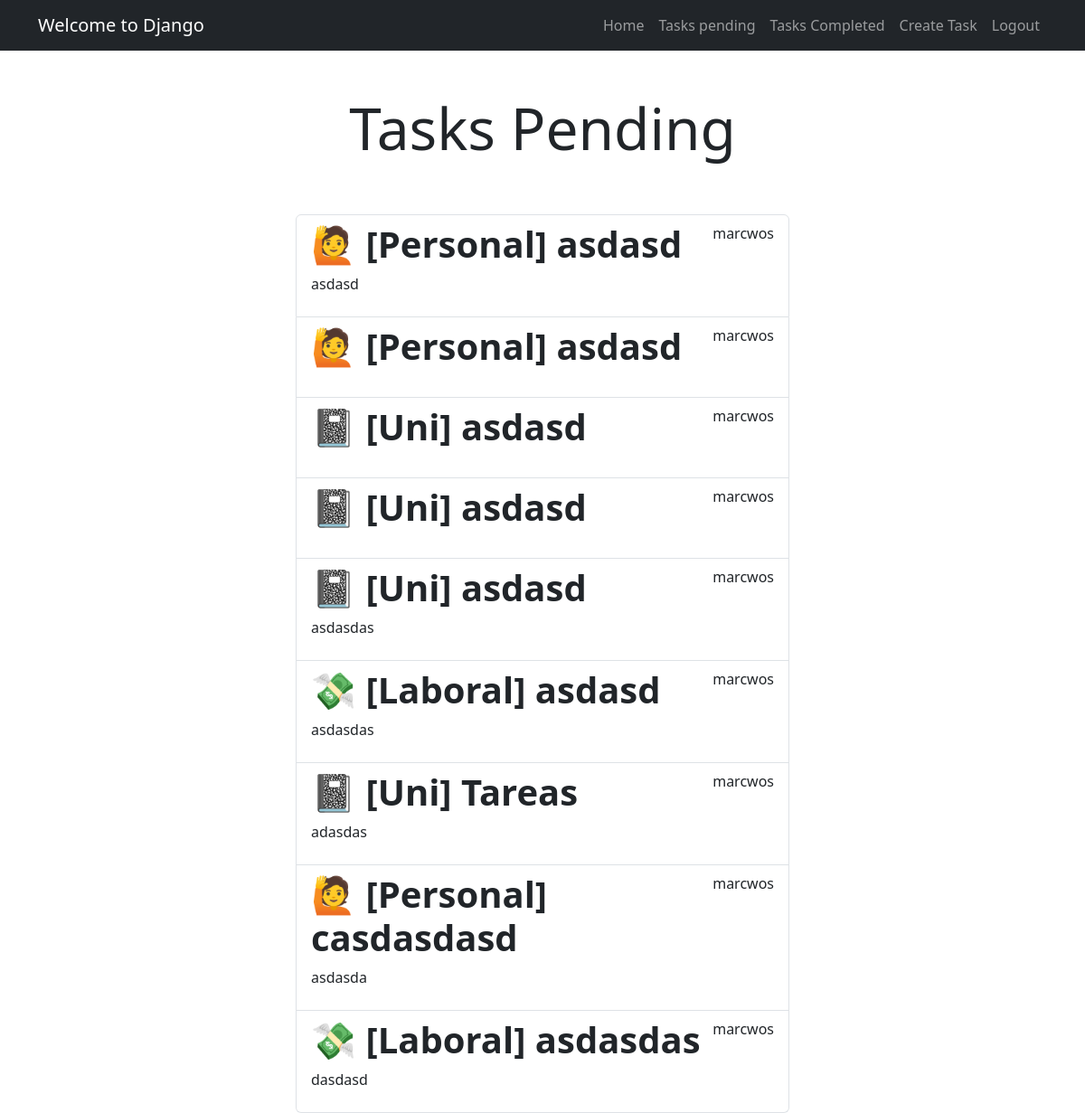
Before: /tasks/ (signed in) with the older database file.
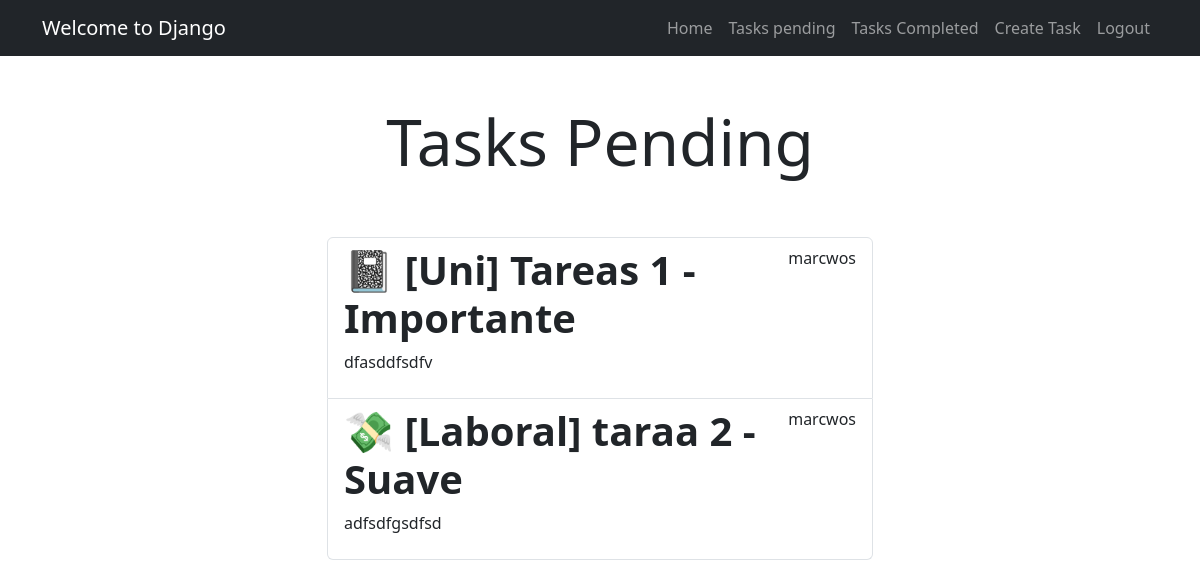
After: the same page with the newer database file.
### tasks/models.py (models this page shows, shortened)
class Task(models.Model):
    TASK_TYPE_CHOICES = [
        ('university', 'Universitaria'),
        ('personal', 'Personal'),
        ('work', 'Laboral'),
    ]
    title = models.CharField(max_length=100)
    description = models.TextField(blank=True)
    created = models.DateTimeField(auto_now_add=True)
    datecompleted = models.DateTimeField(null=True, blank=True)
    user = models.ForeignKey(User, on_delete=models.CASCADE)
    task_type = models.CharField(max_length=10, choices=TASK_TYPE_CHOICES, default='personal')

### tasks/views.py (the view)
# urls.py: path('tasks/', views.tasks, name='tasks'),
@login_required
def tasks(request):
    tasks = Task.objects.filter(user=request.user, datecompleted__isnull=True)
    decorated_tasks = []
    for task in tasks:
        if task.task_type == 'university':
            decorated_tasks.append(UniversidadTaskDecorator(task))
        elif task.task_type == 'personal':
            decorated_tasks.append(PersonalTaskDecorator(task))
        elif task.task_type == 'work':
            decorated_tasks.append(LaboralTaskDecorator(task))
    return render(request, 'tasks.html', {'tasks': decorated_tasks})

### tasks/templates/tasks.html (shortened to what this page needs)
{% extends 'base.html' %}
{% block content %}
<main class="container">
    <div class="row">
        <div class="col-md-6 offset-md-3">
            <h1 class="text-center display-3 py-5">Tasks Pending</h1>
            <ul class="list-group">
                {% for task in tasks %}
                <a class="list-group-item" href="{% url 'task_detail' task.task.id %}">
                    <header class="d-flex justify-content-between">
                        <h1 class="fw-bold">{{ task.display_title }}</h1>
                        <p>{{ task.task.user.username }}</p>
                    </header>
                    <p>{{ task.task.description }}</p>
                </a>
                {% endfor %}
            </ul>
        </div>
    </div>
</main>
{% endblock %}

Changed rows visible on the page:
removed Task: display_title "🙋 [Personal] asdasd", task.user.username "marcwos", task.description "asdasd"
removed Task: display_title "🙋 [Personal] asdasd", task.user.username "marcwos"
removed Task: display_title "📓 [Uni] asdasd", task.user.username "marcwos"
removed Task: display_title "📓 [Uni] asdasd", task.user.username "marcwos"
no longer on this page (row edited): Task: display_title "📓 [Uni] asdasd", task.user.username "marcwos", task.description "asdasdas"
no longer on this page (row edited): Task: display_title "💸 [Laboral] asdasd", task.user.username "marcwos", task.description "asdasdas"
no longer on this page (row edited): Task: display_title "📓 [Uni] Tareas", task.user.username "marcwos", task.description "adasdas"
no longer on this page (row edited): Task: display_title "🙋 [Personal] casdasdasd", task.user.username "marcwos", task.description "asdasda"
no longer on this page (row edited): Task: display_title "💸 [Laboral] asdasdas", task.user.username "marcwos", task.description "dasdasd"
added Task: display_title "📓 [Uni] Tareas 1 - Importante", task.user.username "marcwos", task.description "dfasddfsdfv"
added Task: display_title "💸 [Laboral] taraa 2 - Suave", task.user.username "marcwos", task.description "adfsdfgsdfsd"
